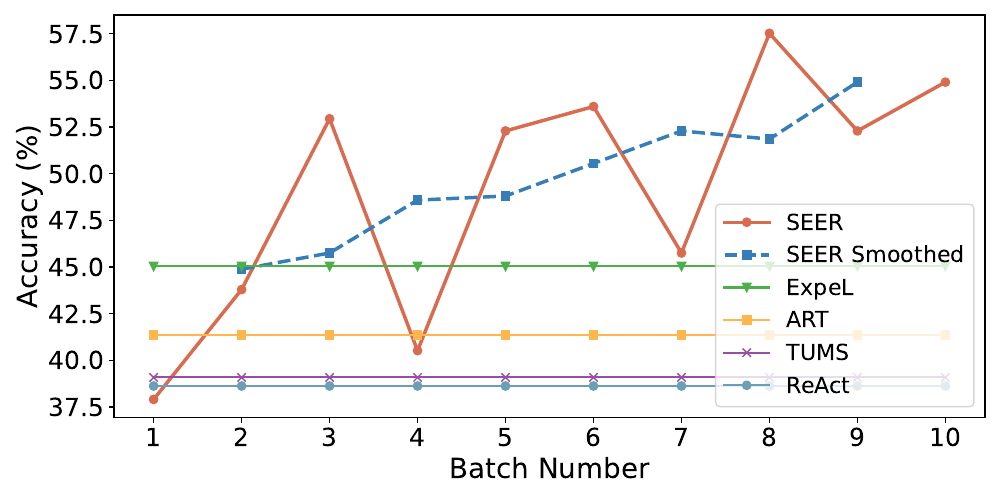

Source code (Python):
import matplotlib.pyplot as plt
from matplotlib.ticker import MaxNLocator
import numpy as np
easy_goal_oriented = [
    [81.00, 79.00, 87.00, 86.00],  # Flight
    [95.00, 97.00, 96.00, 90.00],  # Coffee
    [80.00, 80.00, 82.00, 80.00],  # Yelp
    [94.00, 95.00, 90.00, 89.00],  # Airbnb
    [33.00, 33.00, 34.00, 36.00],  # Dblp
    [9.00, 4.00, 5.00, 8.00],      # Scirex
    [65.00, 69.00, 66.00, 66.00],  # Agenda
    [74.00, 83.00, 77.00, 79.00],  # Gsm8k
    [66.38, 67.50, 67.12, 66.75]   # Avg (rounded to 2 decimal places)
]
easy_proc_oriented = [
    [37.00, 82.00, 70.00, 81.00],  # Flight
    [87.00, 87.00, 98.00, 95.00],  # Coffee
    [81.00, 90.00, 85.00, 78.00],  # Yelp
    [92.00, 94.00, 92.00, 94.00],  # Airbnb
    [31.00, 37.00, 33.00, 34.00],  # Dblp
    [6.00, 6.00, 5.00, 5.00],      # Scirex
    [64.00, 68.00, 65.00, 68.00],  # Agenda
    [37.00, 79.00, 79.00, 82.00],  # Gsm8k
    [54.38, 67.88, 66.62, 67.12]   # Avg (rounded)
]
hard_goal_oriented = [
    [18.00, 39.00, 39.00, 24.00],  # Flight
    [40.00, 39.23, 43.08, 50.77],  # Coffee
    [60.00, 61.00, 64.00, 62.00],  # Yelp
    [21.00, 24.00, 28.00, 24.00],  # Airbnb
    [27.00, 26.00, 32.00, 30.00],  # Dblp
    [22.00, 24.00, 20.00, 21.00],  # Scirex
    [4.00, 5.00, 6.00, 1.00],      # Agenda
    [27.43, 31.89, 33.44, 30.68]   # Avg
]
hard_proc_oriented = [
    [20.00, 25.00, 17.00, 21.00],      # Flight
    [41.54, 41.54, 40.77, 33.85],      # Coffee
    [52.00, 58.00, 50.00, 56.00],      # Yelp
    [30.00, 33.00, 28.00, 36.00],      # Airbnb
    [23.00, 35.00, 27.00, 40.00],      # Dblp
    [20.00, 23.00, 23.00, 23.00],      # Scirex
    [0.00, 2.00, 0.00, 0.00],          # Agenda
    [26.79, 31.79, 26.39, 29.41]       # Avg
]
def plot_num_demos():
    # labels = ["0-shot", "2-shot", "4-shot", "6-shot", "8-shot"]
    labels = range(0, 10, 2)
    x = range(len(labels))
    # Averaged accuracy values per task type and difficulty
    easy_goal_oriented_avg = [37.13, 66.38, 67.50, 67.12, 66.75]
    easy_proc_oriented_avg = [37.63, 54.38, 67.88, 66.62, 67.12]
    hard_goal_oriented_avg = [18.49, 27.43, 31.89, 33.44, 30.68]
    hard_proc_oriented_avg = [19.04, 26.79, 31.79, 26.39, 29.41]
    # plot easy Traj-based SEER
    fig, axs = plt.subplots(1, 1, figsize=(3, 3), sharex=True, sharey=True)
    # Plotting data into selected subplots
    axs.plot(x, easy_proc_oriented_avg, marker='s', label='Easy', color='#D86C50')
    # axs.plot(x, hard_proc_oriented_avg, marker='o', label='Hard', color='#0BCAC0')
    # Set labels and grid
    axs.set_xticks(x)
    # innner ticks
    axs.yaxis.set_major_locator(MaxNLocator(nbins=3, integer=True))
    axs.set_xticklabels(labels)
    # Add a global legend
    # axs.legend(loc='upper left', bbox_to_anchor=(0, 1), fontsize=10)
    plt.tight_layout()
    plt.savefig("easy_proc_num_demos.pdf")
    # clear the current figure
    plt.clf()
    plt.close()
    # plot hard Traj-based SEER
    fig, axs = plt.subplots(1, 1, figsize=(3, 3), sharex=True, sharey=True)
    # Plotting data into selected subplots
    axs.plot(x, hard_proc_oriented_avg, marker='s', label='Hard', color='#D86C50')
    # axs.plot(x, easy_proc_oriented_avg, marker='s', label='Easy', color='#D86C50')
    # Set labels and grid
    axs.set_xticks(x)
    axs.yaxis.set_major_locator(MaxNLocator(nbins=3, integer=True))
    axs.set_xticklabels(labels)
    # Add a global legend
    # axs.legend(loc='upper left', bbox_to_anchor=(0, 1), fontsize=10)
    plt.tight_layout()
    plt.savefig("hard_proc_num_demos.pdf")
    # clear the current figure
    plt.clf()
    plt.close()
    # plot easy and hard together
    fig, axs = plt.subplots(1, 2, figsize=(6, 3))
    # Plotting data into selected subplots
    axs[0].plot(x, easy_proc_oriented_avg, marker='s', label='Easy Traj-based SEER', color='#D86C50')
    axs[1].plot(x, hard_proc_oriented_avg, marker='s', label='Hard Traj-based SEER', color='#D86C50')
    axs[0].set_title("Easy")
    axs[1].set_title("Hard")
    axs[0].yaxis.set_major_locator(MaxNLocator(nbins=3, integer=True))
    axs[1].yaxis.set_major_locator(MaxNLocator(nbins=3, integer=True))
    # Set labels and grid
    for ax in axs.flat:
        ax.set_xticks(x)
        ax.set_xticklabels(labels, fontsize=13)
        ax.tick_params(axis='y', labelsize=13)
        ax.tick_params(axis='x', labelsize=13)
    # Add a global legend
    # axs.legend(loc='upper left', bbox_to_anchor=(0, 1), fontsize=10)
    plt.tight_layout()
    plt.savefig("easy_hard_proc_num_demos.pdf")
    # clear the current figure
    plt.clf()
    plt.close()
    # plot easy Query-based SEER
    fig, axs = plt.subplots(1, 1, figsize=(3, 3), sharex=True, sharey=True)
    # Plotting data into selected subplots
    axs.plot(x, easy_goal_oriented_avg, marker='s', label='Easy', color='#D86C50')
    # axs.plot(x, hard_goal_oriented_avg, marker='o', label='Hard', color='#0BCAC0')
    # Set labels and grid
    axs.set_xticks(x)
    axs.yaxis.set_major_locator(MaxNLocator(nbins=3, integer=True))
    axs.set_xticklabels(labels)
    # Add a global legend
    # axs.legend(loc='upper left', bbox_to_anchor=(0, 1), fontsize=10)
    plt.tight_layout()
    plt.savefig("easy_goal_num_demos.pdf")
    # clear the current figure
    plt.clf()
    plt.close()
    # plot hard Query-based SEER
    fig, axs = plt.subplots(1, 1, figsize=(3, 3), sharex=True, sharey=True)
    # Plotting data into selected subplots
    axs.plot(x, hard_goal_oriented_avg, marker='s', label='Hard', color='#D86C50')
    # axs.plot(x, easy_goal_oriented_avg, marker='s', label='Easy', color='#D86C50')
    # Set labels and grid
    axs.set_xticks(x)
    axs.yaxis.set_major_locator(MaxNLocator(nbins=3, integer=True))
    axs.set_xticklabels(labels)
    # Add a global legend
    # axs.legend(loc='upper left', bbox_to_anchor=(0, 1), fontsize=10)
    plt.tight_layout()
    plt.savefig("hard_goal_num_demos.pdf")
    # clear the current figure
    plt.clf()
    plt.close()
    # plot together
    fig, axs = plt.subplots(2, 2, figsize=(10, 10), sharex=True)
    # Plotting data into selected subplots
    axs[0, 0].plot(x, easy_goal_oriented_avg, marker='s', label='Easy Query-based SEER', color='#D86C50')
    axs[1, 0].plot(x, easy_proc_oriented_avg, marker='s', label='Easy Traj-based SEER', color='#D86C50')
    axs[0, 1].plot(x, hard_goal_oriented_avg, marker='s', label='Hard Query-based SEER', color='#D86C50')
    axs[1, 1].plot(x, hard_proc_oriented_avg, marker='s', label='Hard Traj-based SEER', color='#D86C50')
    axs[0, 0].set_title("Query-based SEER on Easy", fontsize=20)
    axs[1, 0].set_title("Traj-based SEER on Easy", fontsize=20)
    axs[0, 1].set_title("Query-based SEER on Hard", fontsize=20)
    axs[1, 1].set_title("Traj-based SEER on Hard", fontsize=20)
    axs[0, 0].yaxis.set_major_locator(MaxNLocator(nbins=3, integer=True))
    axs[1, 0].yaxis.set_major_locator(MaxNLocator(nbins=3, integer=True))
    axs[0, 1].yaxis.set_major_locator(MaxNLocator(nbins=3, integer=True))
    axs[1, 1].yaxis.set_major_locator(MaxNLocator(nbins=3, integer=True))
    # Set labels and grid
    for ax in axs.flat:
        ax.set_xticks(x)
        ax.set_xticklabels(labels, fontsize=20)
        ax.tick_params(axis='y', labelsize=20)
        ax.tick_params(axis='x', labelsize=20)
    plt.tight_layout()
    plt.savefig("all_num_demos.pdf")
    # clear the current figure
    plt.clf()
    plt.close()
def plot_improvement():
    # 数据
    # CoT 28.23529412
    # ReAct 38.62745098
    # TUMS 39.08496732
    # ART 41.37254902
    # ExpeL 45.03267974
    # data = [58, 67, 81, 62, 80, 82, 70, 88, 80, 84]

    # 6组种子数据: goal-oriented
    data1 = [66, 68, 78, 64, 85, 84, 68, 85, 79, 89]
    data2 = [77, 80, 79, 77, 78, 77, 84, 83, 80, 74]
    data3 = [70, 70, 73, 93, 73, 78, 66, 86, 81, 73]
    data4 = [76, 86, 75, 80, 95, 89, 77, 75, 82, 75]
    data5 = [65, 69, 74, 77, 83, 81, 83, 73, 74, 82]
    data6 = [61, 77, 68, 84, 90, 83, 91, 82, 79, 80]
    # 6组种子数据: process-oriented
    # data1 = [63,70,71,62,81,83,74,93,84,87]
    # data2 = [81,75,73,74,82,76,84,76,77,72]
    # data3 = [69,73,80,91,76,78,70,87,76,75]
    # data4 = [79,73,73,71,89,89,73,80,80,73]
    # data5 = [67,71,74,75,86,85,87,77,79,89]
    # data6 = [65,79,72,87,83,78,83,82,76,71]
    
    all_data = np.array([data1, data2, data3, data4, data5, data6])
    all_data_pct = (all_data / 153) * 100
    
    # 计算平均正确率作为 SEER 的表现
    data_mean = np.mean(all_data_pct, axis=0)
    data_std = np.std(all_data_pct, axis=0)
    data_se = data_std / np.sqrt(all_data.shape[0])

    # cot = [28.23529412] * len(data)
    react = [38.62745098] * len(data_mean)
    tums = [39.08496732] * len(data_mean)
    art = [41.37254902] * len(data_mean)
    expel = [45.03267974] * len(data_mean)
    # 计算3点移动平均
    window_size = 3
    smoothed_data = np.convolve(data_mean, np.ones(window_size) / window_size, mode='valid')
    # 创建图表
    plt.figure(figsize=(10, 5))
    # 绘制 SEER 及误差带
    plt.plot(data_mean, marker='o', label='SEER', color='#D86C50', linewidth=2.5)
    plt.fill_between(range(len(data_mean)),
                     data_mean - data_se,
                     data_mean + data_se,
                     color='#D86C50',
                     alpha=0.2,
                     label='SEER ± Std Dev')
    # 绘制平滑后的曲线
    plt.plot(range(window_size - 2, len(data_mean) - 1), smoothed_data, linestyle='--', marker='s',
             label='SEER Smoothed', color='#377eb8', linewidth=2.5)
    # 模型对照线
    plt.plot(expel, marker='v', label='ExpeL', color="#4DAF4A")
    # plt.plot(art, marker='s', label='ART', color="#FFB74D")
    # plt.plot(tums, marker='x', label='TUMS', color='#984EA3')
    # plt.plot(react, marker='o', label='ReAct', color='#6A9FB5')
    # plt.title('Model Performance Over Training Rounds')
    plt.xlabel('Batch Number', fontsize=20)
    plt.ylabel('Accuracy (%)', fontsize=20)
    plt.xticks(range(len(data_mean)), [f"{i+1}" for i in range(len(data_mean))], fontsize=18)
    plt.yticks(fontsize=18)
    plt.legend(fontsize=16, loc='lower right')
    plt.tight_layout()
    plt.savefig("improvement-seed-goal.pdf")

if __name__ == "__main__":
    # plot_num_demos()
    plot_improvement()
